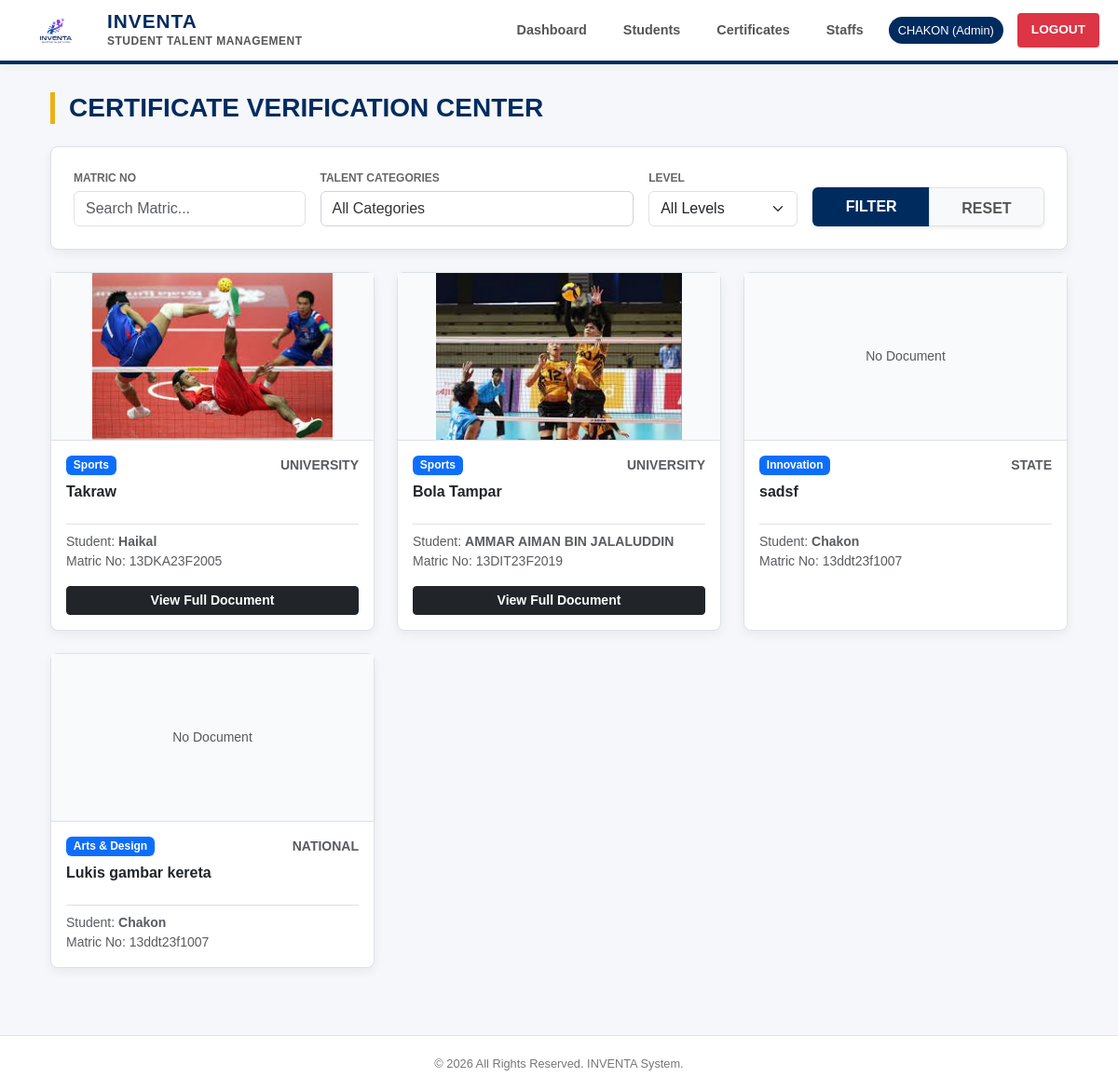
The app's page /admin_certificates.php (signed in) with its own data.
### tables this page shows
CREATE TABLE `talents` (
  `talent_id` int NOT NULL,
  `student_id` int DEFAULT NULL,
  `category_id` int DEFAULT NULL,
  `achievement` text,
  `level` enum('University','State','National','International') DEFAULT 'University',
  `certificate` varchar(255) DEFAULT NULL,
  `certificate2` varchar(255) DEFAULT NULL,
  `certificate3` varchar(255) DEFAULT NULL
);

CREATE TABLE `categories` (
  `category_id` int NOT NULL,
  `category_name` varchar(100) NOT NULL
);

CREATE TABLE `students` (
  `student_id` int NOT NULL,
  `student_name` varchar(255) NOT NULL,
  `matric_no` varchar(50) DEFAULT NULL,
  `program` varchar(100) DEFAULT NULL,
  `year_level` int DEFAULT NULL,
  `email` varchar(150) DEFAULT NULL,
  `created_at` timestamp NULL DEFAULT CURRENT_TIMESTAMP,
  `user_id` int DEFAULT NULL,
  `profile_pic` varchar(255) DEFAULT NULL
);

### admin_certificates.php (the view, shortened to what this page needs)
<?php
include "includes/header.php";
$search_matric = $_GET['matric'] ?? '';
$sql = "SELECT s.student_name, s.matric_no, t.*, c.category_name
        FROM talents t
        JOIN students s ON t.student_id = s.student_id
        JOIN categories c ON t.category_id = c.category_id
        WHERE 1=1 ";
$sql .= " ORDER BY t.talent_id DESC";
$result = mysqli_query($conn, $sql);
?>
<div class="container mt-4 mb-5">
    <h3 class="page-title mb-4">Certificate Verification Center</h3>
    <div class="card-gov p-4 mb-4">
        <form method="GET" class="row g-3">
            <div class="col-md-3">
                <label class="filter-label">MATRIC NO</label>
                <input type="text" name="matric" class="form-control" value="<?= htmlspecialchars($search_matric) ?>" placeholder="Search Matric...">
            </div>
            <div class="col-md-4">
                <label class="filter-label">TALENT CATEGORIES</label>
                <div class="dropdown" style="height: calc(1.5em + .75rem + 2px);">
                    <button class="btn btn-dropdown-select w-100" type="button" id="dropdownMenuButton" data-bs-toggle="dropdown" data-bs-auto-close="outside" aria-expanded="false">
                        <span id="selected-text">All Categories</span>
                    </button>
                </div>
            </div>
            <div class="col-md-2">
                <label class="filter-label">LEVEL</label>
                <select name="level" class="form-select">
                    <option value="">All Levels</option>
                </select>
            </div>
            <div class="col-md-3 d-flex align-items-end">
                <div class="btn-group w-100 shadow-sm">
                    <button type="submit" class="btn btn-gov">FILTER</button>
                    <a href="admin_certificates.php" class="btn btn-light border" style="color: #555; font-weight: bold; padding-top: 10px;">RESET</a>
                </div>
            </div>
        </form>
    </div>
    <div class="row">
        <?php if(mysqli_num_rows($result) > 0): ?>
            <?php while($row = mysqli_fetch_assoc($result)): ?>
            <div class="col-md-6 col-lg-4 mb-4">
                <div class="card-gov cert-card">
                    <div class="img-frame border-bottom">
                        <?php if($row['certificate']): ?>
                            <img src="uploads/<?= $row['certificate'] ?>">
                        <?php else: ?>
                            <span class="text-muted small">No Document</span>
                        <?php endif; ?>
                    </div>
                    <div class="p-3">
                        <div class="d-flex justify-content-between mb-2">
                            <span class="badge bg-primary"><?= $row['category_name'] ?></span>
                            <span class="small fw-bold text-muted"><?= strtoupper($row['level']) ?></span>
                        </div>
                        <h6 class="fw-bold text-dark mb-1" style="min-height: 40px;"><?= htmlspecialchars($row['achievement']) ?></h6>
                        <div class="small text-muted border-top pt-2">
                            Student: <strong><?= htmlspecialchars($row['student_name']) ?></strong><br>
                            Matric No: <?= htmlspecialchars($row['matric_no']) ?>
                        </div>
                        <?php if($row['certificate']): ?>
                            <a href="uploads/<?= $row['certificate'] ?>" target="_blank" class="btn btn-dark btn-sm w-100 mt-3 fw-bold">View Full Document</a>
                        <?php endif; ?>
                    </div>
                </div>
            </div>
            <?php endwhile; ?>
        <?php endif; ?>
    </div>
</div>
<?php include "includes/footer.php"; ?>

### includes/header.php (shortened to what this page needs)
<!DOCTYPE html>
<html lang="en">
<head>
    <link href="https://cdn.jsdelivr.net/npm/bootstrap@5.3.3/dist/css/bootstrap.min.css" rel="stylesheet">
</head>
<body>
<nav class="navbar-gov d-flex justify-content-between align-items-center">
    <a href="index.php" class="navbar-brand-gov">
        <img src="logo.png" alt="Logo" class="nav-logo" onerror="this.src='https://via.placeholder.com/50x50/002b5e/ffffff?text=I'">
        <div class="sys-title">
            <span class="main-title">INVENTA</span>
            <span class="sub-title">Student Talent Management</span>
        </div>
    </a>
    <div class="d-flex align-items-center">
        <?php if (isset($_SESSION['role'])): ?>
            <?php if ($_SESSION['role'] === 'admin' || $_SESSION['role'] === 'staff'): ?>
                <a href="dashboard.php" class="nav-link-gov">Dashboard</a>
                <a href="student_list.php" class="nav-link-gov">Students</a>
                <a href="admin_certificates.php" class="nav-link-gov">Certificates</a>
                <?php if ($_SESSION['role'] === 'admin'): ?>
                    <a href="staff_list.php" class="nav-link-gov">Staffs</a>
                <?php endif; ?>
            <?php endif; ?>
            <span class="user-badge">
                <?= htmlspecialchars(strtoupper($_SESSION['username'] ?? 'USER')) ?>
                (<?= htmlspecialchars(ucfirst($_SESSION['role'])) ?>)
            </span>
            <a href="logout.php" class="btn-logout">LOGOUT</a>
        <?php endif; ?>
    </div>
</nav>
<div class="container">

### includes/footer.php (shortened to what this page needs)
</div>
<footer class="footer-gov">
    &copy; <?= date("Y") ?> All Rights Reserved. INVENTA System.
</footer>
</body>
</html>

### includes/header.php (style rules this page uses)
:root { --gov-navy: #002b5e; --gov-gold: #eeb012; --gov-bg: #f5f7fa; --text-main: #333333; }
body { background-color: var(--gov-bg); font-family: Arial, Helvetica, sans-serif; color: var(--text-main); margin: 0; padding-bottom: 60px; }
.navbar-gov { background-color: #ffffff; border-bottom: 4px solid var(--gov-navy); padding: 10px 20px; box-shadow: 0 2px 10px rgba(0,0,0,0.05); margin-bottom: 30px; }
.navbar-brand-gov { display: flex; align-items: center; text-decoration: none; }
.nav-logo { height: 45px; margin-right: 15px; }
.sys-title { display: flex; flex-direction: column; justify-content: center; }
.sys-title .main-title { font-size: 1.3rem; font-weight: bold; color: var(--gov-navy); letter-spacing: 1px; line-height: 1.1; }
.sys-title .sub-title { font-size: 0.75rem; color: #555555; text-transform: uppercase; letter-spacing: 0.5px; font-weight: 600; }
.nav-link-gov { color: #555555; font-weight: 600; font-size: 0.9rem; margin-left: 15px; text-decoration: none; padding: 8px 12px; border-radius: 4px; transition: all 0.2s; }
.btn-logout { background-color: #dc3545; color: white; font-weight: bold; font-size: 0.85rem; padding: 8px 15px; border-radius: 4px; text-decoration: none; margin-left: 15px; transition: 0.3s; }
.user-badge { background-color: var(--gov-navy); color: white; font-size: 0.8rem; padding: 5px 10px; border-radius: 20px; margin-left: 15px; }

### admin_certificates.php (style rules this page uses)
:root { --gov-navy: #002b5e; --gov-gold: #eeb012; }
body { background-color: #f5f7fa !important; }
.page-title { color: var(--gov-navy); font-weight: bold; border-left: 5px solid var(--gov-gold); padding-left: 15px; text-transform: uppercase; }
.card-gov { background: #fff; border-radius: 8px; border: 1px solid #dce1e6; box-shadow: 0 4px 12px rgba(0,0,0,0.06); }
.btn-gov { background-color: var(--gov-navy); color: #ffffff; font-weight: bold; }
.cert-card { transition: 0.3s; height: 100%; }
.img-frame { height: 180px; background: #f8fafc; display: flex; align-items: center; justify-content: center; overflow: hidden; }
.img-frame img { max-height: 100%; transition: transform 0.3s ease; }
.btn-dropdown-select { background-color: #fff; border: 1px solid #ced4da; color: #333; text-align: left; display: flex; justify-content: space-between; align-items: center; height: 100%; }
.filter-label { font-size: 0.75rem; font-weight: bold; color: #666; text-transform: uppercase; margin-bottom: 5px; display: block; }

### includes/footer.php (style rules this page uses)
.footer-gov { background-color: #ffffff; border-top: 1px solid #e0e0e0; padding: 20px; text-align: center; font-size: 0.8rem; color: #777777; position: fixed; bottom: 0; width: 100%; }

### records on screen
talents: certificate (picture), category.category_name "Sports", level "UNIVERSITY", achievement "Takraw", student.student_name "Haikal", student.matric_no "13DKA23F2005"
talents: certificate (picture), category.category_name "Sports", level "UNIVERSITY", achievement "Bola Tampar", student.student_name "AMMAR AIMAN BIN JALALUDDIN", student.matric_no "13DIT23F2019"
talents: shows "No Document", category.category_name "Innovation", level "STATE", achievement "sadsf", student.student_name "Chakon", student.matric_no "13ddt23f1007"
talents: shows "No Document", category.category_name "Arts & Design", level "NATIONAL", achievement "Lukis gambar kereta", student.student_name "Chakon", student.matric_no "13ddt23f1007"

### other values on screen
$_SESSION['username'] "CHAKON"
$_SESSION['role'] "Admin"
